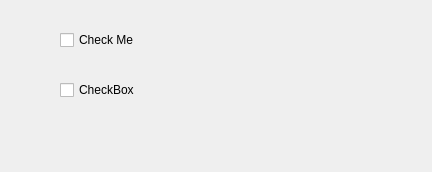
<?xml version="1.0" encoding="UTF-8"?>
<ui version="4.0">
 <class>MainWindow</class>
 <widget class="QMainWindow" name="MainWindow">
  <property name="geometry">
   <rect>
    <x>0</x>
    <y>0</y>
    <width>432</width>
    <height>172</height>
   </rect>
  </property>
  <property name="windowTitle">
   <string>MainWindow</string>
  </property>
  <widget class="QWidget" name="centralwidget">
   <widget class="QCheckBox" name="checkBox_1">
    <property name="geometry">
     <rect>
      <x>60</x>
      <y>30</y>
      <width>86</width>
      <height>20</height>
     </rect>
    </property>
    <property name="text">
     <string>Check Me</string>
    </property>
   </widget>
   <widget class="QCheckBox" name="checkBox">
    <property name="geometry">
     <rect>
      <x>60</x>
      <y>80</y>
      <width>86</width>
      <height>20</height>
     </rect>
    </property>
    <property name="text">
     <string>CheckBox</string>
    </property>
   </widget>
  </widget>
 </widget>
 <resources/>
 <connections/>
</ui>
